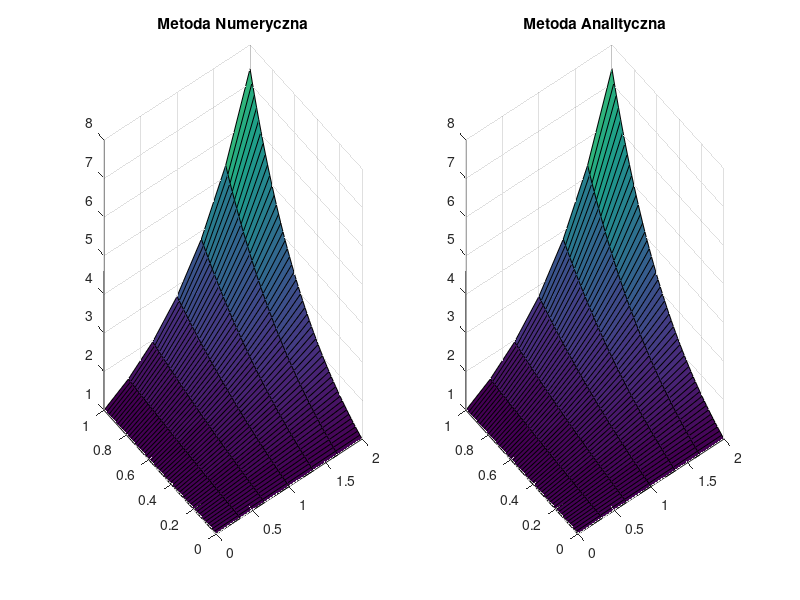

MATLAB code to generate this figure:
clear, clc;
tic
% zad 2
% Przykładowe dane
nx = 5; ny = 50; xa = 0; xb = 2; ya = 0; yb = 1;
f = @(x, y) (x.^2 + y.^2) .* exp(x.*y);
g = @(x, y) exp(x.*y);
uxa = @(x) 1;         %u1
uxb = @(x) exp(x);    %u3
uya = @(y) 1;         %u4
uyb = @(y) exp(2.*y); %u2

% Obliczenia
h = (xb-xa)/(nx+1);
k = (yb-ya)/(ny+1);
xM = linspace(xa + h, xb - h, nx);
yM  = linspace(ya+k, yb-k, ny);
T = -2*(h^2 + k^2) * eye(nx) + k^2 * diag(diag(eye(nx-1)),-1) + k^2 * diag(diag(eye(nx-1)),1);
I = eye(nx);
B = kron(eye(ny), T);
C = kron(diag(diag(eye(ny-1)),-1), h^2 * I);
D = kron(diag(diag(eye(ny-1)),1), h^2 * I);
A = B + C + D;

[X1 Y1] = meshgrid(xM,yM);
F = f(X1, Y1)' .* ones(nx, ny);
F = h^2 * k^2 .* F;
F(:, 1) = F(:, 1) - h^2 * uxa(xM)';
F(:, ny) = F(:, ny) - h^2 * uxb(xM)';
F(1, :) = F(1, :) - k^2 * uya(yM);
F(nx, :) = F(nx, :) - k^2 * uyb(yM);
F = reshape(F,  nx*ny, 1);
% Rozwiązanie
U = linsolve(A,F);
U = reshape(U,  nx, ny)';
[X,Y] = meshgrid(xa:h:xb, ya:k:yb);
U = [uya(yM)' .* diag(eye(ny)), U, uyb(yM)' .* diag(eye(ny))];
XM = [xa xM xb];
G = g(X,Y);
U = [uxa(XM)' .* diag(eye(nx+2)), U', uxb(XM)' .* diag(eye(nx+2))]';
% Błąd
Error = max(max(abs(G-U)))
% Wykres
subplot(1,2,1)
surf(X,Y,U)
title('Metoda Numeryczna')
subplot(1,2,2)
surf(X,Y,G)
title('Metoda Analityczna')
toc